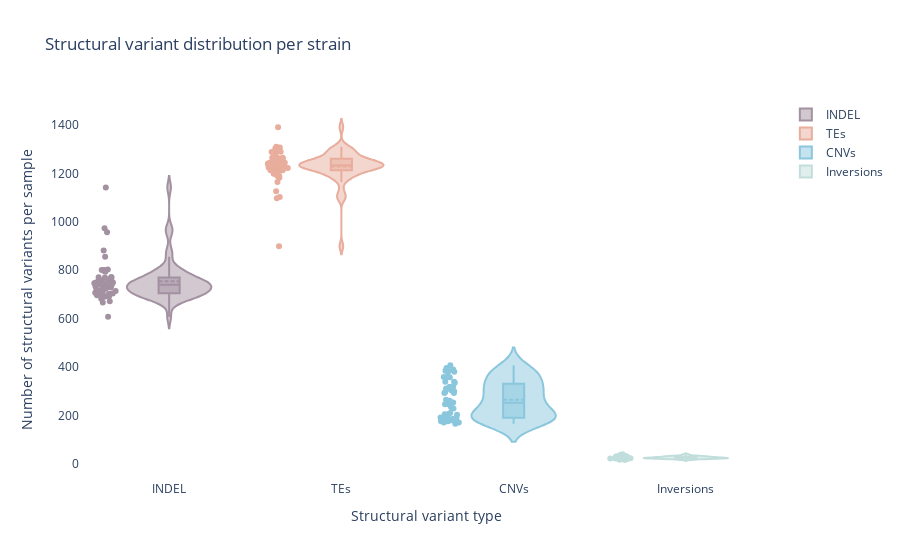

The cell this chart's notebook holds for it:
### Code cell
df1['CNVs']= df1['CNV_R'] + df1['CNV_Q']
df1['TE_ins/del']= df1['TEINS'] + df1['TEDEL']

SV_name = {'INDEL':'INDEL','TE_ins/del':'TEs','INV':'Inversions','CNV':'CNVs'}
SV_list = ['INDEL','TE_ins/del','CNV','INV']

palette = cycle(['#a391a1', '#e8ad9c', '#8ac7dd','#c1dedc'])

fig = go.Figure()

for SV in SV_list:
    fig.add_trace(go.Violin(y= df1[SV],name= SV_name[SV],box_visible=True,
                            meanline_visible=True,points="all",text= df1['Sample'],
                            hoverinfo='text',marker_color=next(palette)))

fig.update_layout(plot_bgcolor='rgba(0,0,0,0)', 
        title="Structural variant distribution per strain",
        xaxis=dict( title='Structural variant type', tickmode='linear'),
        yaxis=dict(title='Number of structural variants per sample'))

fig.show()

### Figure 1 — Plotly figure (JSON) as saved in the notebook; plotly's stock layout.template omitted (floating-point values rounded to 4 significant figures)
{"data": [{"box": {"visible": true}, "hoverinfo": "text", "marker": {"color": "#a391a1"}, "meanline": {"visible": true}, "name": "INDEL", "points": "all", "text": ["I23", "T29A", "B59", "N25", "ZH26", "A1", "A2", "A3", "A4", "A5", "A6", "A7", "AB8", "B1", "B2", "B3", "B4", "B6", "ORE", "AKA017", "AKA018", "COR014", "COR018", "COR023", "COR025", "GIM012", "GIM024", "JUT008", "JUT011", "KIE094", "LUN004", "LUN007", "MUN008", "MUN009", "MUN013", "MUN015", "MUN016", "MUN020", "RAL059", "RAL091", "RAL176", "RAL177", "RAL375", "RAL426", "RAL737", "RAL855", "SLA001", "STO022", "TEN015", "TOM007", "TOM008"], "type": "violin", "y": [704, 1142, 803, 672, 957, 607, 751, 729, 742, 731, 771, 973, 666, 714, 682, 746, 690, 692, 691, 770, 798, 770, 696, 721, 702, 693, 723, 720, 714, 757, 763, 801, 707, 772, 728, 760, 740, 749, 793, 855, 881, 742, 704, 732, 801, 753, 712, 740, 736, 749, 694]}, {"box": {"visible": true}, "hoverinfo": "text", "marker": {"color": "#e8ad9c"}, "meanline": {"visible": true}, "name": "TEs", "points": "all", "text": ["I23", "T29A", "B59", "N25", "ZH26", "A1", "A2", "A3", "A4", "A5", "A6", "A7", "AB8", "B1", "B2", "B3", "B4", "B6", "ORE", "AKA017", "AKA018", "COR014", "COR018", "COR023", "COR025", "GIM012", "GIM024", "JUT008", "JUT011", "KIE094", "LUN004", "LUN007", "MUN008", "MUN009", "MUN013", "MUN015", "MUN016", "MUN020", "RAL059", "RAL091", "RAL176", "RAL177", "RAL375", "RAL426", "RAL737", "RAL855", "SLA001", "STO022", "TEN015", "TOM007", "TOM008"], "type": "violin", "y": [1126, 899, 1310, 1244, 1102, 1198, 1223, 1212, 1188, 1222, 1391, 1288, 1193, 1229, 1307, 1264, 1292, 1229, 1182, 1246, 1225, 1241, 1227, 1189, 1211, 1227, 1232, 1248, 1239, 1234, 1218, 1264, 1273, 1224, 1288, 1244, 1213, 1240, 1264, 1252, 1289, 1254, 1240, 1303, 1254, 1213, 1097, 1235, 1164, 1262, 1232]}, {"box": {"visible": true}, "hoverinfo": "text", "marker": {"color": "#8ac7dd"}, "meanline": {"visible": true}, "name": "CNVs", "points": "all", "text": ["I23", "T29A", "B59", "N25", "ZH26", "A1", "A2", "A3", "A4", "A5", "A6", "A7", "AB8", "B1", "B2", "B3", "B4", "B6", "ORE", "AKA017", "AKA018", "COR014", "COR018", "COR023", "COR025", "GIM012", "GIM024", "JUT008", "JUT011", "KIE094", "LUN004", "LUN007", "MUN008", "MUN009", "MUN013", "MUN015", "MUN016", "MUN020", "RAL059", "RAL091", "RAL176", "RAL177", "RAL375", "RAL426", "RAL737", "RAL855", "SLA001", "STO022", "TEN015", "TOM007", "TOM008"], "type": "violin", "y": [170, 252, 233, 205, 378, 181, 179, 179, 193, 176, 185, 251, 186, 190, 176, 191, 171, 165, 178, 203, 253, 246, 359, 358, 396, 310, 205, 210, 260, 292, 265, 335, 339, 303, 339, 318, 205, 318, 296, 380, 407, 228, 187, 389, 292, 357, 384, 300, 383, 246, 311]}, {"box": {"visible": true}, "hoverinfo": "text", "marker": {"color": "#c1dedc"}, "meanline": {"visible": true}, "name": "Inversions", "points": "all", "text": ["I23", "T29A", "B59", "N25", "ZH26", "A1", "A2", "A3", "A4", "A5", "A6", "A7", "AB8", "B1", "B2", "B3", "B4", "B6", "ORE", "AKA017", "AKA018", "COR014", "COR018", "COR023", "COR025", "GIM012", "GIM024", "JUT008", "JUT011", "KIE094", "LUN004", "LUN007", "MUN008", "MUN009", "MUN013", "MUN015", "MUN016", "MUN020", "RAL059", "RAL091", "RAL176", "RAL177", "RAL375", "RAL426", "RAL737", "RAL855", "SLA001", "STO022", "TEN015", "TOM007", "TOM008"], "type": "violin", "y": [31, 37, 22, 21, 28, 16, 25, 27, 24, 22, 23, 20, 20, 24, 22, 25, 17, 22, 24, 32, 31, 25, 19, 26, 29, 24, 23, 30, 26, 23, 28, 32, 30, 25, 39, 31, 29, 27, 22, 24, 33, 28, 23, 21, 26, 20, 22, 32, 24, 23, 23]}], "layout": {"plot_bgcolor": "rgba(0,0,0,0)", "title": {"text": "Structural variant distribution per strain"}, "xaxis": {"tickmode": "linear", "title": {"text": "Structural variant type"}}, "yaxis": {"title": {"text": "Number of structural variants per sample"}}}}
